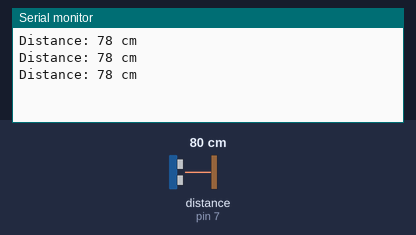
Recording of a sketch running on a simulated Arduino Uno, built with avr-gcc and run on an emulated ATmega328P. Shown: the last lines printed to the serial monitor. Wiring (inferred from the names in the program): ultrasonic range finder: trigger pin 6; echo pin 7. The test bench sets the inputs (shaded band); at power-on: distance to the obstacle (sensor on pin 7) 80 cm. The echo pulse lasts 58.3 µs per cm.

Above: at 1.3 s.
1.4 s: distance to the obstacle (sensor on pin 7) set to 2 cm
At 1.9 s:
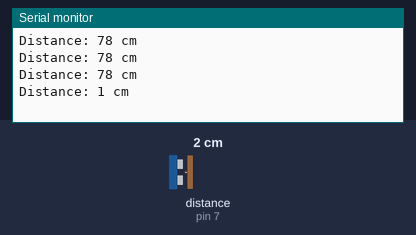
2.9 s: distance to the obstacle (sensor on pin 7) set to 4 cm
At 3.4 s:
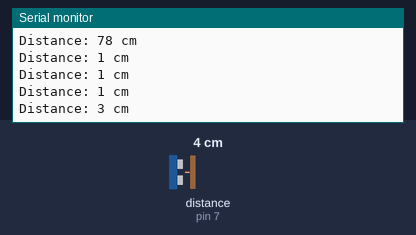
Timing chart, 0 to 5.9 s (numbered marks = the images above; inputs shaded):
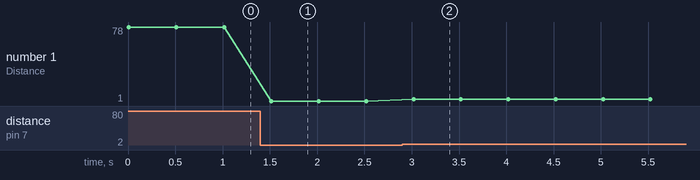

Measured:
- after the input at 1.4 s, the serial monitor: prints a new line after 0.12 s (image 1)
- after the input at 2.9 s, the serial monitor: prints a new line after 0.12 s (image 2)
- plotted number 1: 78 → 1 after the input at 1.4 s, 1 → 3 after the input at 2.9 s

The sketch:

ultrasonic.ino
```cpp
const int trig = 6; // Trigger pin
const int echo = 7; // Echo pin

long totaltime;
long distance;

void setup() {
  pinMode(trig, OUTPUT);  // Set trig pin as output
  pinMode(echo, INPUT);   // Set echo pin as input
  Serial.begin(9600);     // Start serial communication at 9600 baud rate
}

void loop() {
  // Clear the trig pin by setting it LOW
  digitalWrite(trig, LOW);
  delayMicroseconds(2);

  // Trigger the sensor by setting the trig pin HIGH for 10 microseconds
  digitalWrite(trig, HIGH);
  delayMicroseconds(10);
  digitalWrite(trig, LOW);

  // Read the echo pin and calculate the time it takes for the echo to return
  totaltime = pulseIn(echo, HIGH);

  // Calculate the distance (in cm) based on the speed of sound (343 m/s)
  distance = totaltime * 0.034 / 2;

  // Print the distance to the Serial Monitor
  Serial.print("Distance: ");
  Serial.print(distance);
  Serial.println(" cm");

  delay(500);  // Wait for half a second before the next reading
}
```
